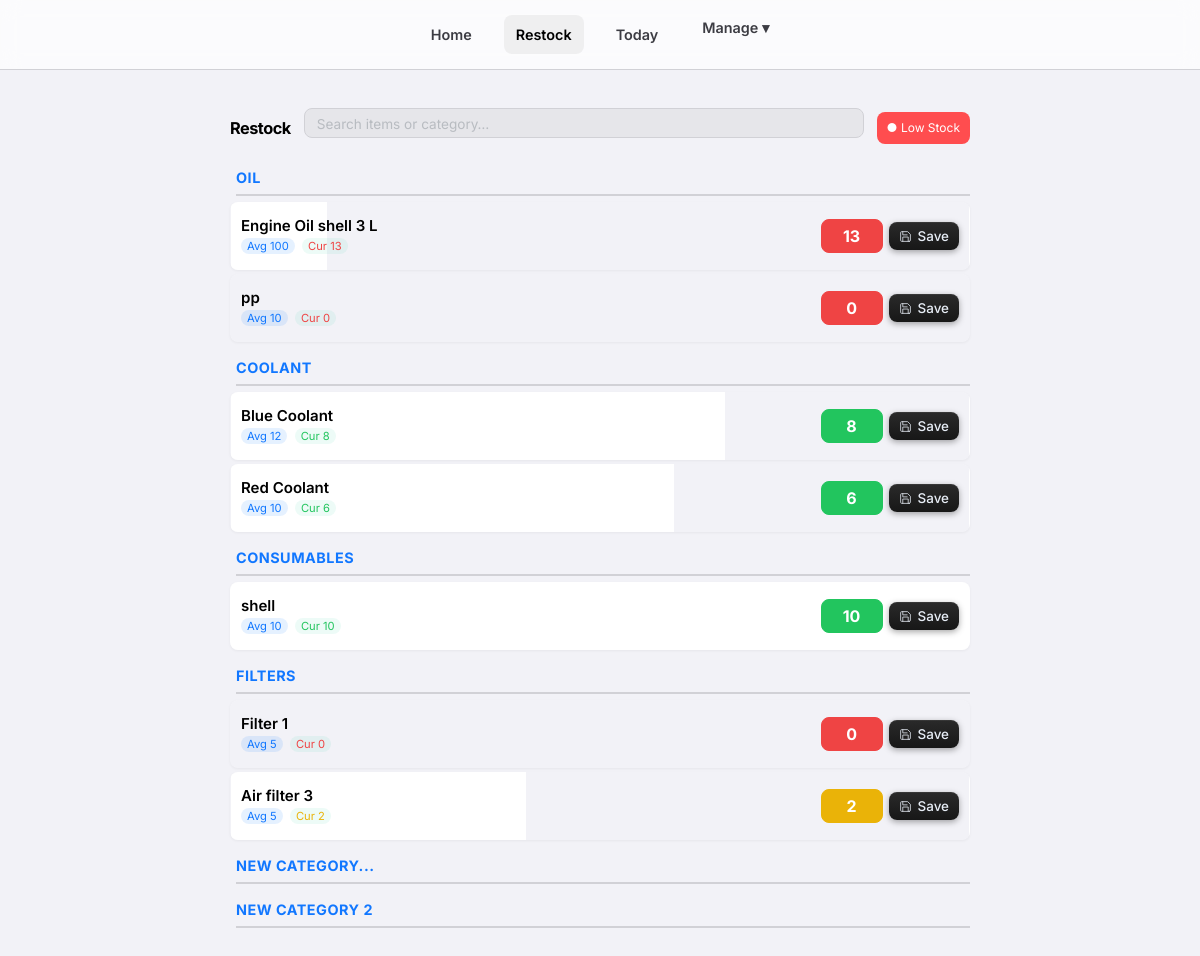
/stock/ (signed in), run on an earlier commit of the app's database.
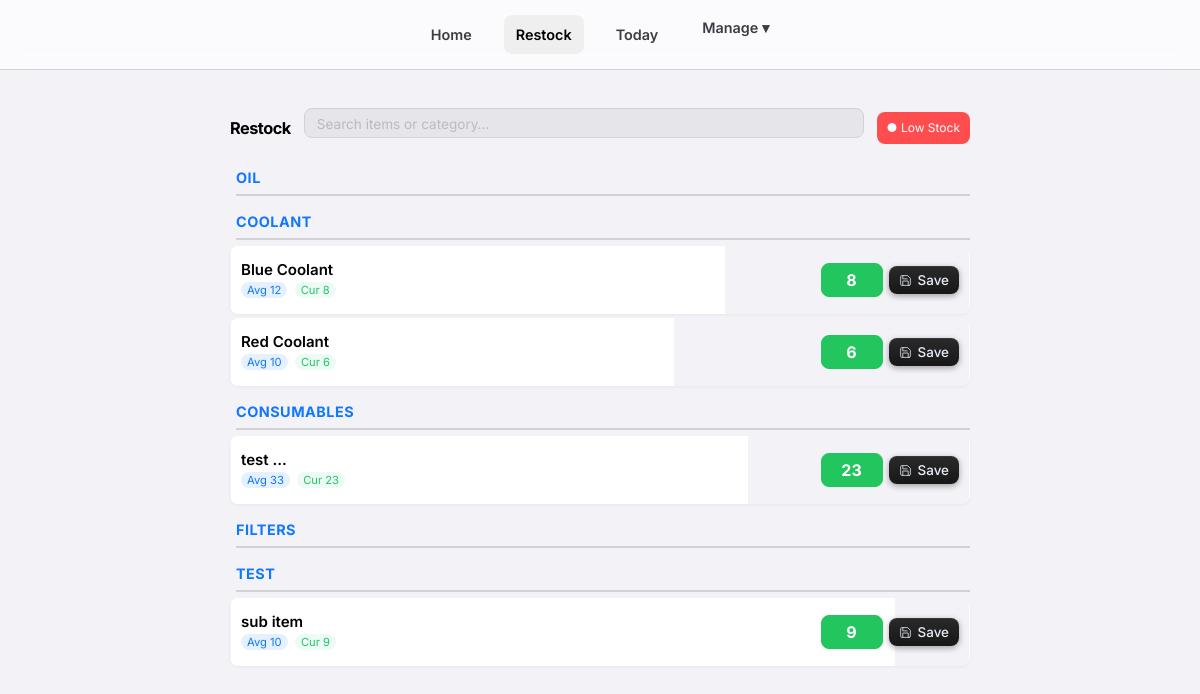
And on a later commit of the database.
### consumables/models.py (models this page shows, shortened)
class Category(models.Model):
    name = models.CharField(max_length=100)
    class Meta:
        verbose_name_plural = "Categories"

class Item(models.Model):
    category = models.ForeignKey(Category, related_name='items', on_delete=models.CASCADE)
    subcategory = models.ForeignKey(SubCategory, related_name='items', on_delete=models.SET_NULL, null=True, blank=True)
    name = models.CharField(max_length=200)
    average_stock = models.IntegerField(default=0, help_text="Ideal stock level for calculation")
    current_stock = models.IntegerField(default=0)
    score = models.IntegerField(default=1, help_text="Credits earned per unit taken")
    class Meta:
        constraints = [
            models.UniqueConstraint(
                fields=['category', 'name'],
                condition=models.Q(subcategory__isnull=True),
                name='unique_direct_item_idx'
            ),
            models.UniqueConstraint(
                fields=['subcategory', 'name'],
                name='unique_subcategory_item_idx'
            )
        ]
    def stock_percentage(self):
        if self.average_stock <= 0:
            return 100 # Default to full/green if no average set to avoid div/0 error showing red
        return (self.current_stock / self.average_stock) * 100
    def stock_status_color(self):
        pct = self.stock_percentage()
        if pct < 25:
            return "#ef4444" # Red
        elif pct < 50:
            return "#eab308" # Yellow
        else:
            return "#22c55e" # Green

### consumables/views.py (the view)
# urls.py: path('stock/', views.stock_list, name='stock_list'),
@login_required
def stock_list(request):
    categories = Category.objects.prefetch_related('items').all()
    return render(request, 'consumables/stock_list.html', {'categories': categories})

### consumables/templates/consumables/stock_list.html (shortened to what this page needs)
{% extends 'consumables/base.html' %}
{% block content %}
<div class="restock-container">
    <div class="top-row">
        <h2>Restock</h2>
        <div class="search-container">
            <input id="restockSearch" class="tiny-search" type="text" placeholder="Search items or category…">
        </div>
        <a href="{% url 'low_stock_list' %}" class="low-stock-btn">
            ● Low Stock
        </a>
    </div>
    {% for category in categories %}
    <div class="category-section">
        <h3 class="category-title">{{ category.name }}</h3>
        {% for item in category.items.all %}
        <form method="post" action="{% url 'update_stock' item.id %}" class="item-card" data-default-display="flex"
            style="background: linear-gradient(90deg, var(--card-bg) {{ item.stock_percentage|floatformat:0 }}%, transparent {{ item.stock_percentage|floatformat:0 }}%);">
            <div class="item-info">
                <div class="item-name" onclick="this.classList.toggle('expanded')">
                    {{ item.name }}
                </div>
                <div class="item-stock">
                    <span class="stock-badge avg-badge">Avg {{ item.average_stock }}</span>
                    <span class="stock-badge cur-badge" style="color:{{ item.stock_status_color }}">
                        Cur {{ item.current_stock }}
                    </span>
                </div>
            </div>
            <div class="controls">
                <input type="number" name="current_stock" value="{{ item.current_stock }}" inputmode="numeric"
                    style="background-color: {{ item.stock_status_color }}; border-color: {{ item.stock_status_color }}; color: white; font-weight: bold;">
                <button type="submit" class="btn-save">
                    <svg viewBox="0 0 24 24" fill="none" stroke="currentColor" stroke-width="1.6" stroke-linecap="round"
                        stroke-linejoin="round">
                        <path d="M19 21H5a2 2 0 0 1-2-2V5a2 2 0 0 1 2-2h11l5 5v11a2 2 0 0 1-2 2z" />
                        <path d="M17 21v-8H7v8" />
                        <path d="M7 3v6h8" />
                    </svg>
                    Save
                </button>
            </div>
        </form>
        {% endfor %}
    </div>
    {% endfor %}
</div>
{% endblock %}

What changed in the data, as far as the page shows it:
removed Item: name "Engine Oil shell 3 L", average_stock "100", current_stock "13", shown under Category "OIL"
removed Item: name "pp", average_stock "10", current_stock "0", shown under Category "OIL"
removed Item: name "shell", average_stock "10", current_stock "10", shown under Category "CONSUMABLES"
removed Item: name "Filter 1", average_stock "5", current_stock "0", shown under Category "FILTERS"
removed Item: name "Air filter 3", average_stock "5", current_stock "2", shown under Category "FILTERS"
removed Category: name "NEW CATEGORY..."
removed Category: name "NEW CATEGORY 2"
added Item: name "test ...", average_stock "33", current_stock "23", shown under Category "CONSUMABLES"
added Category: name "TEST"
added Item: name "sub item", average_stock "10", current_stock "9", shown under "TEST"
